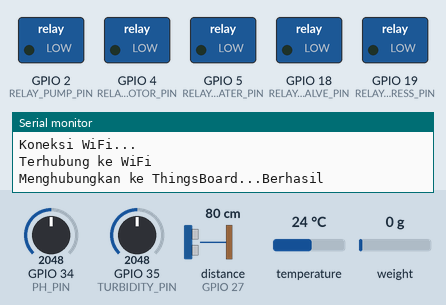
Recording of a sketch running on a simulated ESP32. Parts: switched loads named in the sketch (green lamp = pin HIGH), the last lines printed to the serial monitor. Wiring (from diagram.json): ultrasonic range finder: trigger GPIO 14; echo GPIO 27. Inputs (shaded band) come from the test bench; at power-on: distance to the obstacle (sensor on GPIO 27) 80 cm, GPIO 34 (PH_PIN) = 2048, GPIO 35 (TURBIDITY_PIN) = 2048, temperature 24 °C, weight on the scale 0 g. The echo pulse lasts 58.3 µs per cm; WiFi joins after 1.5 s; servers stay silent unless stated; no MQTT or app messages arrive unless stated; pins used as bus, display or sensor lines are not drawn.

Above: at 3.2 s.
3.3 s: distance to the obstacle (sensor on GPIO 27) set to 7 cm
At 4.3 s:
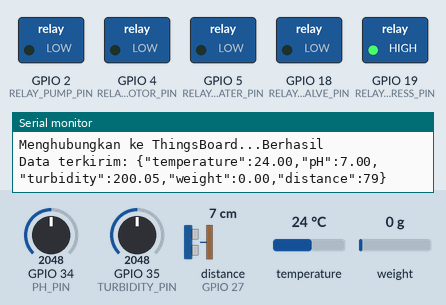
7.8 s: distance to the obstacle (sensor on GPIO 27) set to 4 cm
At 13.3 s:
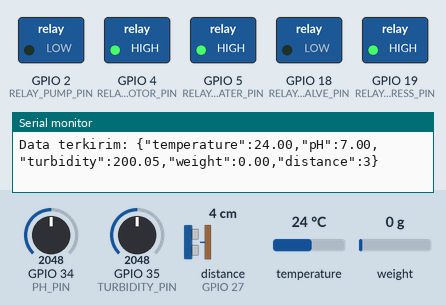
Timing chart, 0 to 14.8 s (numbered marks = the images above; inputs shaded):
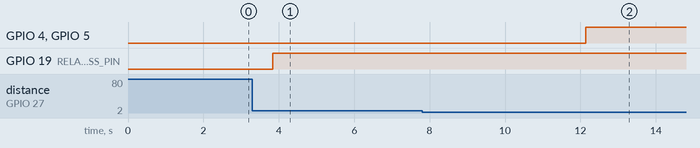

Measured:
- the behaviour switches between 6 and 5 cm on distance to the obstacle (sensor on GPIO 27) (found by bisection; images 1 and 2)
- after the input at 7.8 s, GPIO 4 (RELAY_MOTOR_PIN), GPIO 5 (RELAY_HEATER_PIN): LOW → HIGH after 4.3 s

The sketch:

sketch.ino
```cpp
#include <WiFi.h>
#include <PubSubClient.h>
#include <HX711.h>
#include <OneWire.h>
#include <DallasTemperature.h>

const char* ssid = "Wokwi-GUEST";
const char* password = "";

#define tb_server "demo.thingsboard.io"
const int tb_port = 1883;
#define tb_token "heydhy12"

WiFiClient espClient;
PubSubClient client(espClient);

// Pins for relays and sensors
#define LOAD_CELL_DT_PIN 25
#define LOAD_CELL_SCK_PIN 33
#define DS18B20_PIN 12
#define HC_SR04_TRIG_PIN 14
#define HC_SR04_ECHO_PIN 27
#define PH_PIN 34
#define TURBIDITY_PIN 35
#define RELAY_PUMP_PIN 2
#define RELAY_MOTOR_PIN 4
#define RELAY_HEATER_PIN 5
#define RELAY_OUTLET_VALVE_PIN 18
#define RELAY_CHEESE_PRESS_PIN 19

// Setup HX711 load cell
HX711 scale;
OneWire oneWire(DS18B20_PIN);
DallasTemperature sensors(&oneWire);

long duration;
int distance;
float temperature = 0.0;
float pH = 0.0;
const int adcMaxValue = 4095;

// Rentang pH (biasanya pH air 0-14)
const float pHMin = 0.0;
const float pHMax = 14.0;

// Rentang Turbidity 0-400
const float turMin = 0.0;
const float turMax = 400.0;

float turbidity = 0.0;
float weight = 0.0;
unsigned long pressStartTime = 0;
bool pressActive = false;

void setup() {
  Serial.begin(115200);
  WiFi.begin(ssid, password);
  while (WiFi.status() != WL_CONNECTED) {
    delay(1000);
    Serial.println("Koneksi WiFi...");
  }
  Serial.println("Terhubung ke WiFi");

  scale.begin(LOAD_CELL_DT_PIN, LOAD_CELL_SCK_PIN);
  sensors.begin();

  pinMode(RELAY_PUMP_PIN, OUTPUT);
  pinMode(RELAY_MOTOR_PIN, OUTPUT);
  pinMode(RELAY_HEATER_PIN, OUTPUT);
  pinMode(RELAY_OUTLET_VALVE_PIN, OUTPUT);
  pinMode(RELAY_CHEESE_PRESS_PIN, OUTPUT);

  client.setServer(tb_server, tb_port);
  client.setCallback(callback);
}

void loop() {
  if (!client.connected()) {
    reconnect();
  }
  client.loop();

  // Baca sensor ultrasonik
  distance = readUltrasonic();

  // Pembacaan data pH
  int pHValue = analogRead(PH_PIN);
  pH = (pHValue / (float)adcMaxValue) * (pHMax - pHMin) + pHMin;


  // Pembacaan data kekeruhan (turbidity)
  int turbValue = analogRead(TURBIDITY_PIN);
  turbidity = (turbValue / (float)adcMaxValue) * (turMax - turMin) + turMin;


  // Pembacaan suhu
  sensors.requestTemperatures();
  temperature = sensors.getTempCByIndex(0);

  // Berat dari load cell
  weight = scale.get_units(10);

  // Kirim data ke ThingsBoard
  sendDataToThingsBoard();

  // Logika kontrol tangki
  tankControl();

  delay(1000);
}


void tankControl() {
  // Stage 1: Filling the tank
  if (distance > 400) {
    digitalWrite(RELAY_PUMP_PIN, HIGH);  // Turn on pump
    digitalWrite(RELAY_OUTLET_VALVE_PIN, HIGH); // Open inlet valve
  } else if (distance < 0) {
    digitalWrite(RELAY_PUMP_PIN, LOW);  // Turn off pump
    digitalWrite(RELAY_OUTLET_VALVE_PIN, LOW); // Close inlet valve
  }

  // Stage 2: Tank full and start heating/mixing
  if (distance < 5) {
    digitalWrite(RELAY_MOTOR_PIN, HIGH);  // Turn on motor
    digitalWrite(RELAY_HEATER_PIN, HIGH); // Turn on heater

    if (pH <= 5 && temperature >= 53 && weight >= 5000) {
      digitalWrite(RELAY_MOTOR_PIN, LOW);  // Turn off motor
      digitalWrite(RELAY_HEATER_PIN, LOW); // Turn off heater
    }
  }

  // Stage 4: Cheese press operation
  if (weight <= 5 && !pressActive) {
    digitalWrite(RELAY_CHEESE_PRESS_PIN, HIGH); // Turn on cheese press
    pressStartTime = millis();
    pressActive = true;
  }

  if (pressActive && millis() - pressStartTime >= 300000) { // 5 minutes
    digitalWrite(RELAY_CHEESE_PRESS_PIN, LOW); // Turn off cheese press
    pressActive = false;
  }
}

void callback(char* topic, byte* payload, unsigned int length) {
  // Callback for incoming MQTT messages (not used in this code)
}

void reconnect() {
  while (!client.connected()) {
    Serial.print("Menghubungkan ke ThingsBoard...");
    if (client.connect("ESP32_Client", tb_token, "")) {
      Serial.println("Berhasil");
    } else {
      Serial.print("Gagal, status=");
      Serial.print(client.state());
      Serial.println(" Coba lagi dalam 5 detik");
      delay(5000);
    }
  }
}

int readUltrasonic() {
  pinMode(HC_SR04_TRIG_PIN, OUTPUT);
  digitalWrite(HC_SR04_TRIG_PIN, LOW);
  delayMicroseconds(2);
  digitalWrite(HC_SR04_TRIG_PIN, HIGH);
  delayMicroseconds(10);
  digitalWrite(HC_SR04_TRIG_PIN, LOW);
  pinMode(HC_SR04_ECHO_PIN, INPUT);
  duration = pulseIn(HC_SR04_ECHO_PIN, HIGH);
  distance = duration * 0.034 / 2;
  return distance;
}

void sendDataToThingsBoard() {
  String telemetryData = "{\"temperature\":" + String(temperature) +
                         ",\"pH\":" + String(pH, 2) +
                         ",\"turbidity\":" + String(turbidity, 2) +
                         ",\"weight\":" + String(weight) +
                         ",\"distance\":" + String(distance) + "}";

  char attributes[telemetryData.length() + 1];
  telemetryData.toCharArray(attributes, telemetryData.length() + 1);

  client.publish("v1/devices/me/telemetry", attributes);
  Serial.println("Data terkirim: " + telemetryData);
}
```
